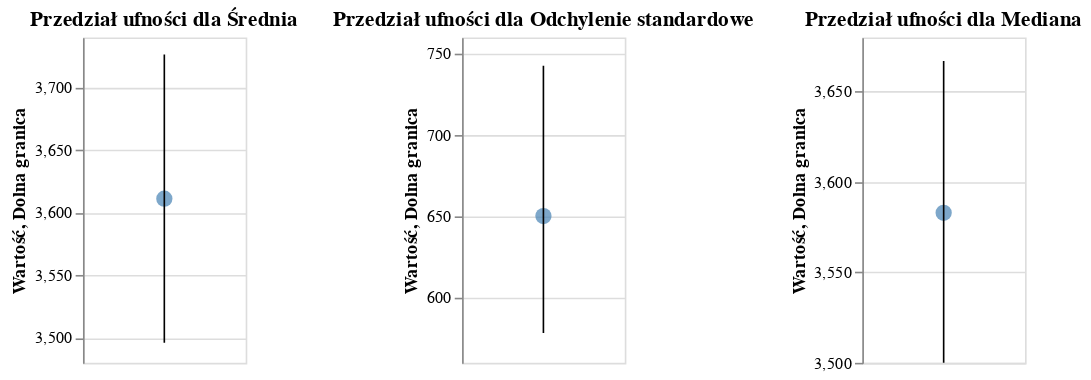
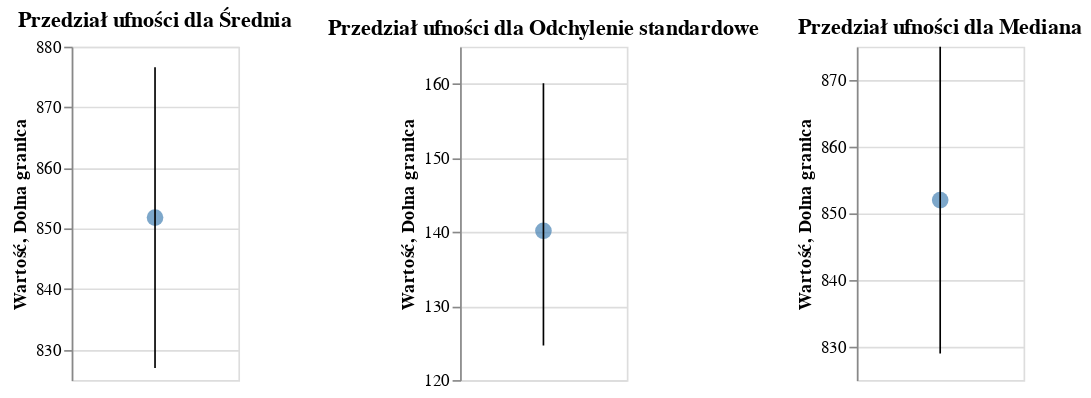

Write notebook code for charts like these, in order.
### Markdown cell above
#### 2.1.2 Przedziały ufności dla wybranych statystyk

### Code cell
display(Markdown(f"**Przedziały ufności dla wybranych miar zmiennej - dochody mc:**"))
wyniki_df, wykres = analiza_przedzialow_ufnosci(baza, 'dochody mc', alfa=0.05, tabela=True, wykres=True)
wykres.display()

print()
display(Markdown(f"**Przedziały ufności dla wybranych miar zmiennej - wydatki mc:**"))
wyniki_df, wykres = analiza_przedzialow_ufnosci(baza, 'wydatki mc', alfa=0.05, tabela=True, wykres=True)
wykres.display()

### Figure 1 — Vega-Lite specification as saved in the notebook (floating-point values rounded to 4 significant figures)
{"config": {"view": {"continuousWidth": 300, "continuousHeight": 300}}, "hconcat": [{"layer": [{"mark": {"type": "point", "color": "steelblue", "filled": true, "size": 100}, "encoding": {"x": {"axis": null, "field": "Statystyka", "sort": null, "type": "nominal"}, "y": {"field": "Wartość", "scale": {"zero": false}, "title": "Wartość", "type": "quantitative"}}}, {"mark": {"type": "errorbar", "extent": "ci"}, "encoding": {"x": {"axis": null, "field": "Statystyka", "type": "nominal"}, "y": {"field": "Dolna granica", "type": "quantitative"}, "y2": {"field": "Górna granica"}}}], "data": {"name": "data-2b9bd9a57eb6e4200a80396725e76971"}, "height": 200, "title": "Przedział ufności dla Średnia", "width": 100}, {"layer": [{"mark": {"type": "point", "color": "steelblue", "filled": true, "size": 100}, "encoding": {"x": {"axis": null, "field": "Statystyka", "sort": null, "type": "nominal"}, "y": {"field": "Wartość", "scale": {"zero": false}, "title": "Wartość", "type": "quantitative"}}}, {"mark": {"type": "errorbar", "extent": "ci"}, "encoding": {"x": {"axis": null, "field": "Statystyka", "type": "nominal"}, "y": {"field": "Dolna granica", "type": "quantitative"}, "y2": {"field": "Górna granica"}}}], "data": {"name": "data-557dd6533a3bef5179545acd522b7bc8"}, "height": 200, "title": "Przedział ufności dla Odchylenie standardowe", "width": 100}, {"layer": [{"mark": {"type": "point", "color": "steelblue", "filled": true, "size": 100}, "encoding": {"x": {"axis": null, "field": "Statystyka", "sort": null, "type": "nominal"}, "y": {"field": "Wartość", "scale": {"zero": false}, "title": "Wartość", "type": "quantitative"}}}, {"mark": {"type": "errorbar", "extent": "ci"}, "encoding": {"x": {"axis": null, "field": "Statystyka", "type": "nominal"}, "y": {"field": "Dolna granica", "type": "quantitative"}, "y2": {"field": "Górna granica"}}}], "data": {"name": "data-460310c0f75d6f31dbdabe55417a9bae"}, "height": 200, "title": "Przedział ufności dla Mediana", "width": 100}], "resolve": {"scale": {"y": "independent"}}, "$schema": "https://vega.github.io/schema/vega-lite/v5.20.1.json", "datasets": {"data-2b9bd9a57eb6e4200a80396725e76971": [{"Statystyka": "Średnia", "Wartość": 3611.0, "Dolna granica": 3496.0, "Górna granica": 3726.0, "Poziom alfa": 0.05}], "data-557dd6533a3bef5179545acd522b7bc8": [{"Statystyka": "Odchylenie standardowe", "Wartość": 650.2, "Dolna granica": 578.4, "Górna granica": 742.6, "Poziom alfa": 0.05}], "data-460310c0f75d6f31dbdabe55417a9bae": [{"Statystyka": "Mediana", "Wartość": 3583.0, "Dolna granica": 3500.0, "Górna granica": 3667.0, "Poziom alfa": 0.05}]}}

### Figure 2 — Vega-Lite specification as saved in the notebook (floating-point values rounded to 4 significant figures)
{"config": {"view": {"continuousWidth": 300, "continuousHeight": 300}}, "hconcat": [{"layer": [{"mark": {"type": "point", "color": "steelblue", "filled": true, "size": 100}, "encoding": {"x": {"axis": null, "field": "Statystyka", "sort": null, "type": "nominal"}, "y": {"field": "Wartość", "scale": {"zero": false}, "title": "Wartość", "type": "quantitative"}}}, {"mark": {"type": "errorbar", "extent": "ci"}, "encoding": {"x": {"axis": null, "field": "Statystyka", "type": "nominal"}, "y": {"field": "Dolna granica", "type": "quantitative"}, "y2": {"field": "Górna granica"}}}], "data": {"name": "data-4e790ca9a228f482658b8ea1d4a27899"}, "height": 200, "title": "Przedział ufności dla Średnia", "width": 100}, {"layer": [{"mark": {"type": "point", "color": "steelblue", "filled": true, "size": 100}, "encoding": {"x": {"axis": null, "field": "Statystyka", "sort": null, "type": "nominal"}, "y": {"field": "Wartość", "scale": {"zero": false}, "title": "Wartość", "type": "quantitative"}}}, {"mark": {"type": "errorbar", "extent": "ci"}, "encoding": {"x": {"axis": null, "field": "Statystyka", "type": "nominal"}, "y": {"field": "Dolna granica", "type": "quantitative"}, "y2": {"field": "Górna granica"}}}], "data": {"name": "data-245af41f2db8535470390aecf0fb2bcc"}, "height": 200, "title": "Przedział ufności dla Odchylenie standardowe", "width": 100}, {"layer": [{"mark": {"type": "point", "color": "steelblue", "filled": true, "size": 100}, "encoding": {"x": {"axis": null, "field": "Statystyka", "sort": null, "type": "nominal"}, "y": {"field": "Wartość", "scale": {"zero": false}, "title": "Wartość", "type": "quantitative"}}}, {"mark": {"type": "errorbar", "extent": "ci"}, "encoding": {"x": {"axis": null, "field": "Statystyka", "type": "nominal"}, "y": {"field": "Dolna granica", "type": "quantitative"}, "y2": {"field": "Górna granica"}}}], "data": {"name": "data-7bfa0ce8df7c57d957520d18f84318d8"}, "height": 200, "title": "Przedział ufności dla Mediana", "width": 100}], "resolve": {"scale": {"y": "independent"}}, "$schema": "https://vega.github.io/schema/vega-lite/v5.20.1.json", "datasets": {"data-4e790ca9a228f482658b8ea1d4a27899": [{"Statystyka": "Średnia", "Wartość": 851.8, "Dolna granica": 827.0, "Górna granica": 876.6, "Poziom alfa": 0.05}], "data-245af41f2db8535470390aecf0fb2bcc": [{"Statystyka": "Odchylenie standardowe", "Wartość": 140.2, "Dolna granica": 124.7, "Górna granica": 160.1, "Poziom alfa": 0.05}], "data-7bfa0ce8df7c57d957520d18f84318d8": [{"Statystyka": "Mediana", "Wartość": 852.0, "Dolna granica": 829.0, "Górna granica": 875.0, "Poziom alfa": 0.05}]}}
